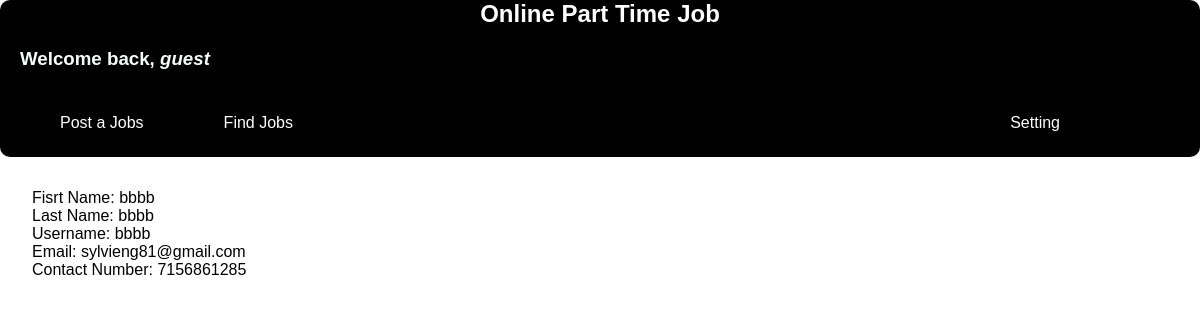
The app's page /applicant.php?person=sylvieng81@gmail.com with its own data.
### tables this page shows
CREATE TABLE IF NOT EXISTS `user` (
`user_Id` int(11) NOT NULL,
  `first` varchar(255) DEFAULT NULL,
  `last` varchar(255) DEFAULT NULL,
  `username` varchar(255) DEFAULT NULL,
  `password` varchar(255) DEFAULT NULL,
  `confirm_password` varchar(255) DEFAULT NULL,
  `member` varchar(255) DEFAULT NULL,
  `email` varchar(255) DEFAULT NULL,
  `contact_num` varchar(255) DEFAULT NULL,
  `last_login` timestamp NULL DEFAULT CURRENT_TIMESTAMP ON UPDATE CURRENT_TIMESTAMP,
  `date_created` timestamp NULL DEFAULT CURRENT_TIMESTAMP,
  `date_modified` timestamp NULL DEFAULT CURRENT_TIMESTAMP
);

### session.php (called while the page is built, shortened)
<?php
require 'database.php';
$user=$_SESSION['email'];
$session=mysqli_query($account, "Select username from user where email='$user'");
$row=mysqli_fetch_array($session);
$login_session=$row['username'];
if(!isset($login_session)){
	$login_session='guest';
}
?>

### applicant.php (the view, shortened to what this page needs)
<?php
require 'database.php';
require 'session.php';
?>
<html>
<head>
	</head>
	<body>
		<nav class="nav_bar">
    <div class="topnav">
    	<ul class="navbar-item">
    		<center><h1>Online Part Time Job</h1></center>
    		<h3> <span id="Welcome" style="color:MintCream ">Welcome back, <i><?php echo $login_session;?></i></span></h3>
	        <li class="active"><a href="postjob.php">Post a Jobs</a></li>
	        <li class="active"><a href="findjob.php">Find Jobs</a></li>
	        <li class="dropdown"><a href="#">Setting</a>
	        </li>
	      </ul>
	</div>
</nav>
<div class="view">
	<?php
	if(isset($_GET['person']))
	{
		$result=mysqli_query($account, "select *from user where user.email='$_GET[person]'");
		$row=mysqli_fetch_array($result);
		echo "<p>
		Fisrt Name: {$row['first']}<br>
		Last Name: {$row['last']}<br>
		Username: {$row['username']}<br>
		Email: {$row['email']}<br>
		Contact Number: {$row['contact_num']}</p>";
	}
	?>
	</div>
	</body>
</html>

### applicant.php (style rules this page uses)
body,html { margin: 0; padding-right: 0; }
* { font-family: "Comic Sans MS", cursive, sans-serif; }
nav ul { background: black; padding: 0 20px; border-radius: 10px; list-style: none; position: relative; }
nav ul:after { content: ""; clear: both; display: block; }
nav ul li { float: left; }
.dropdown { float: right; margin-right: 5em; }
nav ul li a { display: block; padding: 25px 40px; color: white; text-decoration: none; }
h1 { color:white; }
.view { margin:2em; }

### records on screen
user: first "bbbb", last "bbbb", username "bbbb", email "sylvieng81@gmail.com", contact_num "7156861285"

### other values on screen
$login_session "guest"
